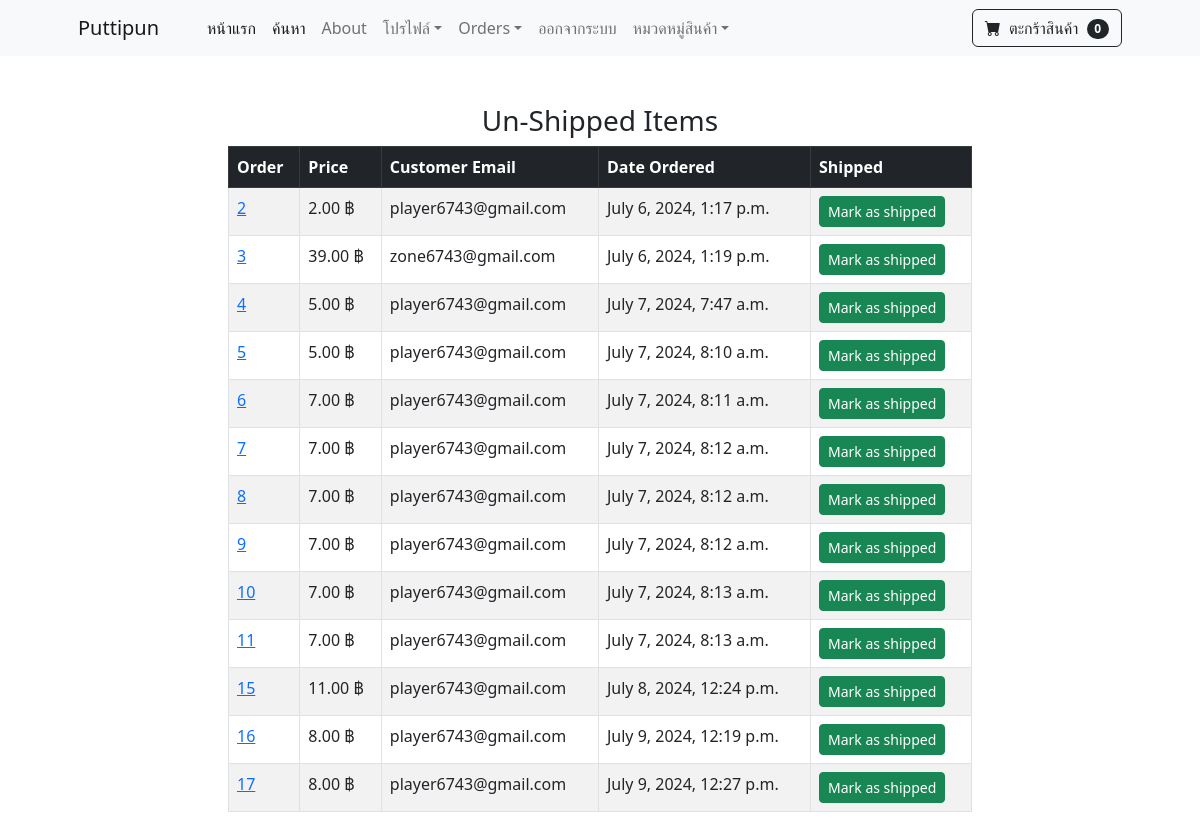
Page /payment/not_shipped_dash/ (signed in) on the committed database.
### payment/models.py (models this page shows, shortened)
class Order(models.Model):
    user = models.ForeignKey(User, on_delete=models.CASCADE, null=True, blank=True)
    full_name = models.CharField(max_length=250)
    email = models.EmailField(max_length=250)
    shipping_address = models.TextField(max_length=15000)
    amount_paid = models.DecimalField(max_digits=7, decimal_places=2)
    date_ordered = models.DateTimeField(auto_now_add=True)
    shipped = models.BooleanField(default=False)
    date_shipped = models.DateTimeField(blank=True, null=True)

### payment/views.py (the view, shortened to what this page needs)
# urls.py: path('not_shipped_dash/', views.not_shipped_dash, name='not_shipped_dash'),
def not_shipped_dash(request):
    if request.user.is_authenticated and request.user.is_superuser:
        orders = Order.objects.filter(shipped=False)
        return render(request, 'payment/not_shipped_dash.html', {'orders':orders})
    else:
        messages.success(request, 'Access Denied')
        return redirect('home')

### cart/cart.py (called while the page is built)
    def __len__(self):
        return len(self.cart)

### cart/context_processors.py (called while the page is built)
def cart(request):
    return {'cart':Cart(request)}

### payment/templates/payment/not_shipped_dash.html (shortened to what this page needs)
{% extends "base.html" %}
{% block content %}
    <div class="container">
        <div class="row">
            <center>
                <div class="col-8">
                    <br><br>
                    <h3>Un-Shipped Items</h3>
                    <table class="table table-striped table-hover table-bordered">
                        <thead class="table-dark">
                          <tr>
                            <th scope="col">Order</th>
                            <th scope="col">Price</th>
                            <th scope="col">Customer Email</th>
                            <th scope="col">Date Ordered</th>
                            <th scope="col">Shipped</th>
                          </tr>
                        </thead>
                        <tbody>
                            {% for item in orders %}
                                <tr>
                                    <td><a href="{% url "orders" pk=item.id %}">{{ item.id }}</a></td>
                                    <td>{{ item.amount_paid }} ฿</td>
                                    <td>{{ item.email }}</td>
                                    <td>{{ item.date_ordered }}</td>
                                    <td>
                                        <form method='POST'>
                                            <button type='submit' class='btn btn-success btn-sm'>Mark as shipped</button>
                                        </form>
                                    </td>
                                </tr>
                            {% endfor %}
                        </tbody>
                    </table>
                </div>
            </center>
        </div>
    </div>
{% endblock content %}

### rows in the picture
Order: id "2", amount_paid "2.00", email "player6743@gmail.com", date_ordered "July 6, 2024, 1:17 p.m."
Order: id "3", amount_paid "39.00", email "zone6743@gmail.com", date_ordered "July 6, 2024, 1:19 p.m."
Order: id "4", amount_paid "5.00", email "player6743@gmail.com", date_ordered "July 7, 2024, 7:47 a.m."
Order: id "5", amount_paid "5.00", email "player6743@gmail.com", date_ordered "July 7, 2024, 8:10 a.m."
Order: id "6", amount_paid "7.00", email "player6743@gmail.com", date_ordered "July 7, 2024, 8:11 a.m."
Order: id "7", amount_paid "7.00", email "player6743@gmail.com", date_ordered "July 7, 2024, 8:12 a.m."
Order: id "8", amount_paid "7.00", email "player6743@gmail.com", date_ordered "July 7, 2024, 8:12 a.m."
Order: id "9", amount_paid "7.00", email "player6743@gmail.com", date_ordered "July 7, 2024, 8:12 a.m."
Order: id "10", amount_paid "7.00", email "player6743@gmail.com", date_ordered "July 7, 2024, 8:13 a.m."
Order: id "11", amount_paid "7.00", email "player6743@gmail.com", date_ordered "July 7, 2024, 8:13 a.m."
Order: id "15", amount_paid "11.00", email "player6743@gmail.com", date_ordered "July 8, 2024, 12:24 p.m."
Order: id "16", amount_paid "8.00", email "player6743@gmail.com", date_ordered "July 9, 2024, 12:19 p.m."
Order: id "17", amount_paid "8.00", email "player6743@gmail.com", date_ordered "July 9, 2024, 12:27 p.m."

### other values in the picture
{{ cart|length }} "0"
